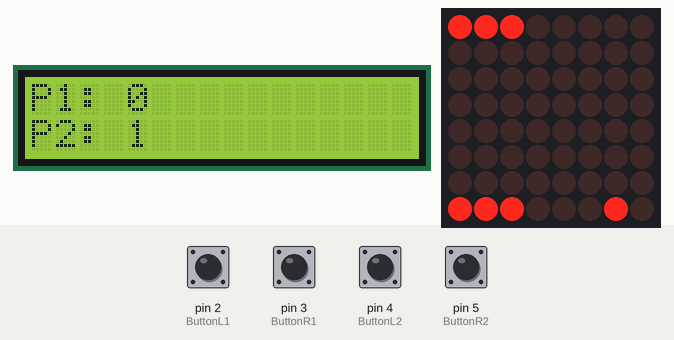
Simulated run of this sketch. Board: Arduino Mega 2560, built with avr-gcc and run on an emulated ATmega2560. On the bench: 16×2 character LCD, 8×8 LED matrix. The inputs (shaded band) are chosen by the test bench; at power-on: pin 2 (ButtonL1), pin 3 (ButtonR1), pin 4 (ButtonL2), pin 5 (ButtonR2) LOW. What the sketch prints to the serial monitor is not drawn.

Above: at 1.2 s.
1.3 s: pin 5 (ButtonR2) pulled HIGH for 0.3 s
At 1.83 s:
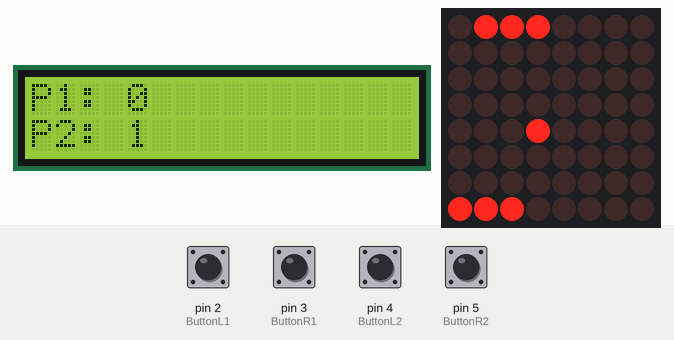
3.6 s: pin 4 (ButtonL2) pulled HIGH for 0.3 s
At 3.96 s:
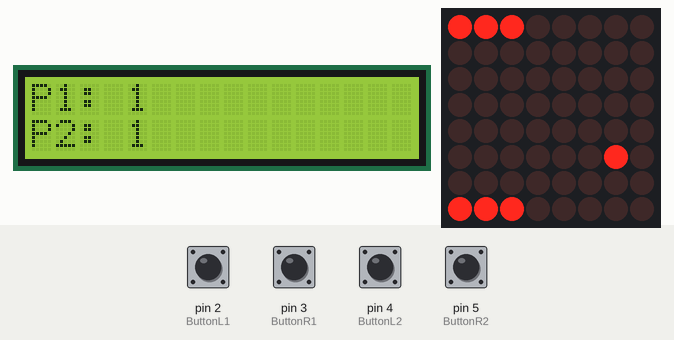
6.9 s: pin 2 (ButtonL1) pulled HIGH for 0.3 s
At 7.26 s:
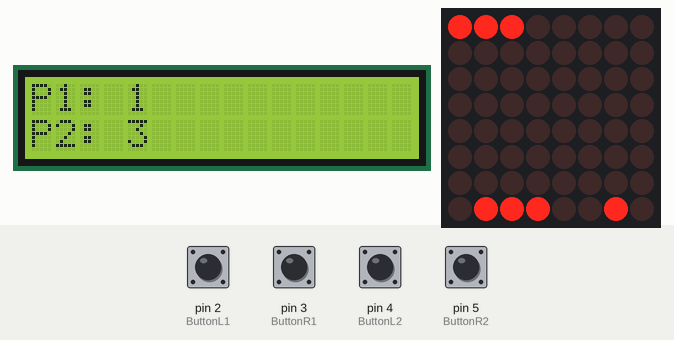
9.3 s: pin 3 (ButtonR1) pulled HIGH for 0.3 s
At 9.86 s:
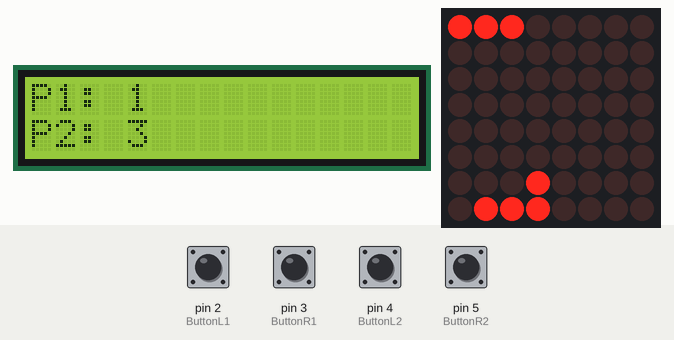
11.7 s: pin 2 (ButtonL1) pulled HIGH for 1 s
At 12.22 s:
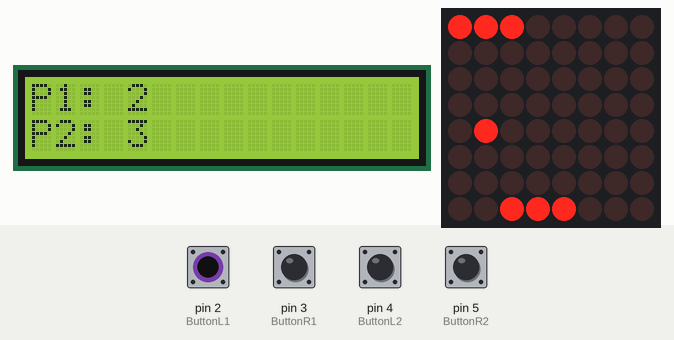
14.3 s: pin 3 (ButtonR1) pulled HIGH for 1 s
At 14.82 s:
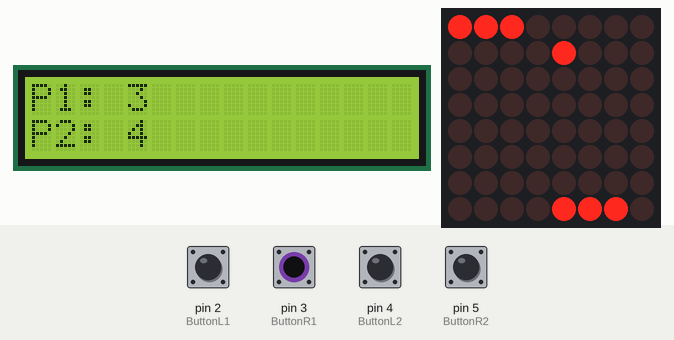

The sketch:

Finished_version_of_pong.ino
```cpp
#include <stdarg.h>
#include "LedControl.h"
#include <LiquidCrystal.h>
LedControl lc=LedControl(12,11,10,1);
LiquidCrystal lcd(22, 23, 24, 25, 26, 27);
int xp=0;

// INT CODE FOR BUTTONS/SCORE --------------------------------------------------------------
int ButtonL1=2; // player 1 Left button on pin 2
int ButtonR1=3; // player 1 Right button on pin 3
int ButtonL2=4; // player 2 Left button on pin 4
int ButtonR2=5; // player 2 Right button on pin 5


//All bat parameters are in arrays, where the first parameter is bat 0 and the secodn is bat 1
int batSize[]={3,3};
int batPos[]={0,0};
int height=8; //Height (and width) of the matrix


//Score for player 0 and 1
int score[]={0,0};


//Position of the ball as X,Y
int ballPos[]={3,4};

//Direction of the ball as dX,dY
int ballVec[]={1,1};

//Useful function for formatting strings
void p(char *fmt, ... ){
        char buf[128]; // resulting string limited to 128 chars
        va_list args;
        va_start (args, fmt );
        vsnprintf(buf, 128, fmt, args);
        va_end (args);
        Serial.print(buf);
}


int moveBat(int batNum, int dir){
   //moves a bat
   //batNum is 0 or 1, 0 for left bat, 1 for right
   //dir is a number. -1 or 1 will move the bat up or down. Other numbers will be ignored
   //Function returns -1 if the bat hit an edge and couldn't move the full distance
   //   0 on success
   //   1 when given an incorrect value for dir
   if(dir==-1 || dir==1){
     batPos[batNum]+=dir;
     if(batPos[batNum]<0){
       batPos[batNum]=0;
       return -1;
     }
     if(batPos[batNum]+batSize[batNum]>height){
       batPos[batNum]=height-batSize[batNum];
       return -1;
     }
     return 0;
   }
   return 1;

}


//Move the ball one step, bouncing if necessary
//returns -1 unless the ball hits a left or right edge
//If it hits the left-hand edge it returns 0
//If it hits the right-hand edge it returns 1
//If it hits a bat, it returns -1
int ballStep(){
  int next[]={0,0};
  next[0]=ballPos[0]+ballVec[0];
  next[1]=ballPos[1]+ballVec[1];
  int edgeNum=-1;


  //Check top/bottom
  if(next[1]<0 || next[1]>=height){
    p("Hit top/bottom\n");
    ballVec[1]*=-1;
  }
  //Now check bats...
  if(next[0]==0 && ballPos[1]>=batPos[0] && ballPos[1]<(batPos[0]+batSize[0])){
    ballVec[0]*=-1;
    Serial.println("Hit bat 0");
  }else if(next[0] < 0){
    p("Left edge hit\n");
    ballVec[0]*=-1;
    edgeNum=0;
  }
  if(next[0]==height-1 && ballPos[1]>=batPos[1] && ballPos[1]<batPos[1]+batSize[1]){
    ballVec[0]*=-1;
    Serial.println("Hit bat 1");
  }else if(next[0] >= height){
    p("Right edge hit\n");
    ballVec[0]*=-1;
    edgeNum=1;
  }

  ballPos[0]+=ballVec[0];
  ballPos[1]+=ballVec[1];
  return edgeNum;;
}

void drawGame(){
 lc.clearDisplay(0);

 //Bats
 for(int i=0; i<2; i++)
   for(int j=0; j<batSize[i];j++)
     lc.setLed(0,i*(height-1),j+batPos[i],true);

  //Ball
  lc.setLed(0,ballPos[0],ballPos[1],true);

}

void setup() {
  lc.shutdown(0,false);
  lc.setIntensity(0,1);
  lc.clearDisplay(0);
  Serial.begin(9600);

  //Input code for buttons -----------------------------------------------------------
  pinMode(ButtonL1,INPUT);
  pinMode(ButtonR1,INPUT);
  pinMode(ButtonL2,INPUT);
  pinMode(ButtonR2,INPUT);
  lcd.begin(16, 2); //width,height
}


void loop(){
  drawGame();
  int result;
  result=ballStep();
  if(result==0)
    score[1]+=1;
  if(result==1)
   score[0]+=1;
  p("Score is [%d,%d]\n",score[0],score[1]);

  //CODE FOR SCOREBOARD -------------------------------------------------------------
    lcd.clear();
  lcd.setCursor(0, 1);
  lcd.print("P2:");
  lcd.setCursor(4, 1);
  lcd.print((    score[0]));

   lcd.setCursor(0, 0);
  lcd.print("P1:");
  lcd.setCursor(4, 0);
  lcd.print(( score[1]));


  // Actual code for Bat movement -----------------------------------------------------------

if(digitalRead(ButtonR1) == HIGH){
    (moveBat(1, -1));
}
if(digitalRead(ButtonL1) == HIGH){
    moveBat(1, 1);
}
if(digitalRead(ButtonL2) == HIGH){
    moveBat(0,-1);
}
if(digitalRead(ButtonR2) == HIGH){
    moveBat(0, 1);
}

  delay(230);

}
```

Measured:
- after the input at 1.3 s, the display: first differs from a run without the input after 0.42 s (image 1)
- after the input at 3.6 s, the display: first differs from a run without the input after 0.25 s (image 2)
- after the input at 6.9 s, the display: first differs from a run without the input after 0.25 s (image 3)
- after the input at 9.3 s, the display: first differs from a run without the input after 0.45 s (image 4)
- after the input at 11.7 s, the display: first differs from a run without the input after 0.41 s (image 5)
- after the input at 14.3 s, the display: first differs from a run without the input after 0.40 s (image 6)
